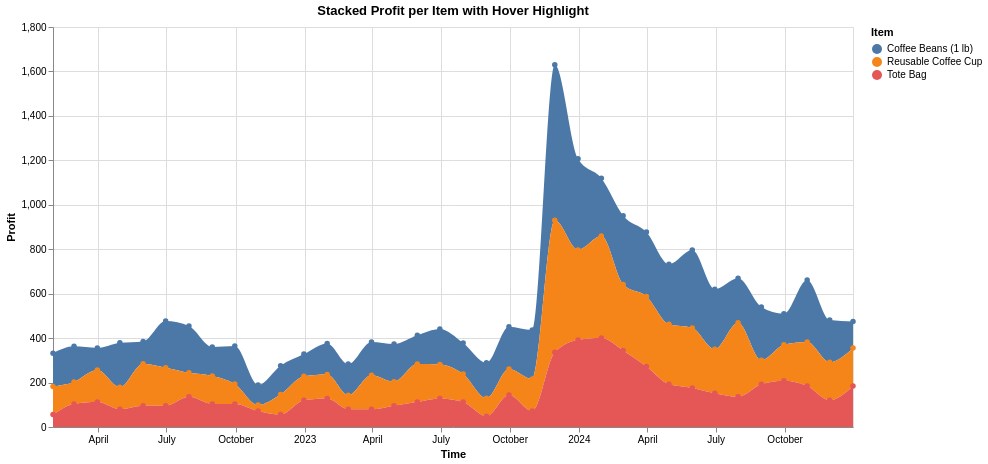

The notebook cell saved with this chart:
### Code cell
import altair as alt

# Create a selection that highlights the nearest item_name on hover
highlight = alt.selection_point(
    fields=['item_name'],
    nearest=True,
    on='mouseover',
    empty='all'  # allow no selection
)

stacked_hover_chart = alt.Chart(merch_data).mark_area(interpolate='monotone', point=True).encode(
    x=alt.X("date_time:T", title="Time"),
    y=alt.Y("profit:Q", title="Profit", stack='zero'),  # stacked
    color=alt.Color("item_name:N", title="Item"),
    tooltip=[
        alt.Tooltip("item_name:N", title="Item"),
        alt.Tooltip("date_time:T", title="Date"),
        alt.Tooltip("profit:Q", title="Profit")
    ],
    opacity=alt.condition(highlight, alt.value(1.0), alt.value(0.3))  # highlight hovered item
).add_params(
    highlight
).properties(
    width=800,
    height=400,
    title="Stacked Profit per Item with Hover Highlight"
)

stacked_hover_chart

### Figure 1 — Vega specification as saved in the notebook (floating-point values rounded to 4 significant figures)
{"$schema": "https://vega.github.io/schema/vega/v5.json", "data": [{"name": "param_24_store"}, {"name": "source_0"}, {"name": "data_0", "values": [{"date_time": "2022-01-31T00:00:00.000", "item_name": "Coffee Beans (1 lb)", "profit": 150.0, "profit_start": 182.0, "profit_end": 332.0}, {"date_time": "2022-01-31T00:00:00.000", "item_name": "Reusable Coffee Cup", "profit": 126.0, "profit_start": 56.0, "profit_end": 182.0}, {"date_time": "2022-01-31T00:00:00.000", "item_name": "Tote Bag", "profit": 56.0, "profit_start": 0.0, "profit_end": 56.0}, {"date_time": "2022-02-28T00:00:00.000", "item_name": "Coffee Beans (1 lb)", "profit": 160.0, "profit_start": 203.0, "profit_end": 363.0}, {"date_time": "2022-02-28T00:00:00.000", "item_name": "Reusable Coffee Cup", "profit": 99.0, "profit_start": 104.0, "profit_end": 203.0}, {"date_time": "2022-02-28T00:00:00.000", "item_name": "Tote Bag", "profit": 104.0, "profit_start": 0.0, "profit_end": 104.0}, {"date_time": "2022-03-31T00:00:00.000", "item_name": "Coffee Beans (1 lb)", "profit": 100.0, "profit_start": 256.0, "profit_end": 356.0}, {"date_time": "2022-03-31T00:00:00.000", "item_name": "Reusable Coffee Cup", "profit": 144.0, "profit_start": 112.0, "profit_end": 256.0}, {"date_time": "2022-03-31T00:00:00.000", "item_name": "Tote Bag", "profit": 112.0, "profit_start": 0.0, "profit_end": 112.0}, {"date_time": "2022-04-30T00:00:00.000", "item_name": "Coffee Beans (1 lb)", "profit": 200.0, "profit_start": 179.0, "profit_end": 379.0}, {"date_time": "2022-04-30T00:00:00.000", "item_name": "Reusable Coffee Cup", "profit": 99.0, "profit_start": 80.0, "profit_end": 179.0}, {"date_time": "2022-04-30T00:00:00.000", "item_name": "Tote Bag", "profit": 80.0, "profit_start": 0.0, "profit_end": 80.0}, {"date_time": "2022-05-31T00:00:00.000", "item_name": "Coffee Beans (1 lb)", "profit": 100.0, "profit_start": 285.0, "profit_end": 385.0}, {"date_time": "2022-05-31T00:00:00.000", "item_name": "Reusable Coffee Cup", "profit": 189.0, "profit_start": 96.0, "profit_end": 285.0}, {"date_time": "2022-05-31T00:00:00.000", "item_name": "Tote Bag", "profit": 96.0, "profit_start": 0.0, "profit_end": 96.0}, {"date_time": "2022-06-30T00:00:00.000", "item_name": "Coffee Beans (1 lb)", "profit": 210.0, "profit_start": 267.0, "profit_end": 477.0}, {"date_time": "2022-06-30T00:00:00.000", "item_name": "Reusable Coffee Cup", "profit": 171.0, "profit_start": 96.0, "profit_end": 267.0}, {"date_time": "2022-06-30T00:00:00.000", "item_name": "Tote Bag", "profit": 96.0, "profit_start": 0.0, "profit_end": 96.0}, {"date_time": "2022-07-31T00:00:00.000", "item_name": "Coffee Beans (1 lb)", "profit": 210.0, "profit_start": 244.0, "profit_end": 454.0}, {"date_time": "2022-07-31T00:00:00.000", "item_name": "Reusable Coffee Cup", "profit": 108.0, "profit_start": 136.0, "profit_end": 244.0}, {"date_time": "2022-07-31T00:00:00.000", "item_name": "Tote Bag", "profit": 136.0, "profit_start": 0.0, "profit_end": 136.0}, {"date_time": "2022-08-31T00:00:00.000", "item_name": "Coffee Beans (1 lb)", "profit": 130.0, "profit_start": 230.0, "profit_end": 360.0}, {"date_time": "2022-08-31T00:00:00.000", "item_name": "Reusable Coffee Cup", "profit": 126.0, "profit_start": 104.0, "profit_end": 230.0}, {"date_time": "2022-08-31T00:00:00.000", "item_name": "Tote Bag", "profit": 104.0, "profit_start": 0.0, "profit_end": 104.0}, {"date_time": "2022-09-30T00:00:00.000", "item_name": "Coffee Beans (1 lb)", "profit": 170.0, "profit_start": 194.0, "profit_end": 364.0}, {"date_time": "2022-09-30T00:00:00.000", "item_name": "Reusable Coffee Cup", "profit": 90.0, "profit_start": 104.0, "profit_end": 194.0}, {"date_time": "2022-09-30T00:00:00.000", "item_name": "Tote Bag", "profit": 104.0, "profit_start": 0.0, "profit_end": 104.0}, {"date_time": "2022-10-31T00:00:00.000", "item_name": "Coffee Beans (1 lb)", "profit": 90.0, "profit_start": 99.0, "profit_end": 189.0}, {"date_time": "2022-10-31T00:00:00.000", "item_name": "Reusable Coffee Cup", "profit": 27.0, "profit_start": 72.0, "profit_end": 99.0}, {"date_time": "2022-10-31T00:00:00.000", "item_name": "Tote Bag", "profit": 72.0, "profit_start": 0.0, "profit_end": 72.0}, {"date_time": "2022-11-30T00:00:00.000", "item_name": "Coffee Beans (1 lb)", "profit": 130.0, "profit_start": 146.0, "profit_end": 276.0}, {"date_time": "2022-11-30T00:00:00.000", "item_name": "Reusable Coffee Cup", "profit": 90.0, "profit_start": 56.0, "profit_end": 146.0}, {"date_time": "2022-11-30T00:00:00.000", "item_name": "Tote Bag", "profit": 56.0, "profit_start": 0.0, "profit_end": 56.0}, {"date_time": "2022-12-31T00:00:00.000", "item_name": "Coffee Beans (1 lb)", "profit": 100.0, "profit_start": 228.0, "profit_end": 328.0}, {"date_time": "2022-12-31T00:00:00.000", "item_name": "Reusable Coffee Cup", "profit": 108.0, "profit_start": 120.0, "profit_end": 228.0}, {"date_time": "2022-12-31T00:00:00.000", "item_name": "Tote Bag", "profit": 120.0, "profit_start": 0.0, "profit_end": 120.0}, {"date_time": "2023-01-31T00:00:00.000", "item_name": "Coffee Beans (1 lb)", "profit": 140.0, "profit_start": 236.0, "profit_end": 376.0}, {"date_time": "2023-01-31T00:00:00.000", "item_name": "Reusable Coffee Cup", "profit": 108.0, "profit_start": 128.0, "profit_end": 236.0}, {"date_time": "2023-01-31T00:00:00.000", "item_name": "Tote Bag", "profit": 128.0, "profit_start": 0.0, "profit_end": 128.0}, {"date_time": "2023-02-28T00:00:00.000", "item_name": "Coffee Beans (1 lb)", "profit": 140.0, "profit_start": 143.0, "profit_end": 283.0}, {"date_time": "2023-02-28T00:00:00.000", "item_name": "Reusable Coffee Cup", "profit": 63.0, "profit_start": 80.0, "profit_end": 143.0}, {"date_time": "2023-02-28T00:00:00.000", "item_name": "Tote Bag", "profit": 80.0, "profit_start": 0.0, "profit_end": 80.0}, {"date_time": "2023-03-31T00:00:00.000", "item_name": "Coffee Beans (1 lb)", "profit": 150.0, "profit_start": 233.0, "profit_end": 383.0}, {"date_time": "2023-03-31T00:00:00.000", "item_name": "Reusable Coffee Cup", "profit": 153.0, "profit_start": 80.0, "profit_end": 233.0}, {"date_time": "2023-03-31T00:00:00.000", "item_name": "Tote Bag", "profit": 80.0, "profit_start": 0.0, "profit_end": 80.0}, {"date_time": "2023-04-30T00:00:00.000", "item_name": "Coffee Beans (1 lb)", "profit": 170.0, "profit_start": 204.0, "profit_end": 374.0}, {"date_time": "2023-04-30T00:00:00.000", "item_name": "Reusable Coffee Cup", "profit": 108.0, "profit_start": 96.0, "profit_end": 204.0}, {"date_time": "2023-04-30T00:00:00.000", "item_name": "Tote Bag", "profit": 96.0, "profit_start": 0.0, "profit_end": 96.0}, {"date_time": "2023-05-31T00:00:00.000", "item_name": "Coffee Beans (1 lb)", "profit": 130.0, "profit_start": 283.0, "profit_end": 413.0}, {"date_time": "2023-05-31T00:00:00.000", "item_name": "Reusable Coffee Cup", "profit": 171.0, "profit_start": 112.0, "profit_end": 283.0}, {"date_time": "2023-05-31T00:00:00.000", "item_name": "Tote Bag", "profit": 112.0, "profit_start": 0.0, "profit_end": 112.0}, {"date_time": "2023-06-30T00:00:00.000", "item_name": "Coffee Beans (1 lb)", "profit": 160.0, "profit_start": 281.0, "profit_end": 441.0}, {"date_time": "2023-06-30T00:00:00.000", "item_name": "Reusable Coffee Cup", "profit": 153.0, "profit_start": 128.0, "profit_end": 281.0}, {"date_time": "2023-06-30T00:00:00.000", "item_name": "Tote Bag", "profit": 128.0, "profit_start": 0.0, "profit_end": 128.0}, {"date_time": "2023-07-31T00:00:00.000", "item_name": "Coffee Beans (1 lb)", "profit": 140.0, "profit_start": 238.0, "profit_end": 378.0}, {"date_time": "2023-07-31T00:00:00.000", "item_name": "Reusable Coffee Cup", "profit": 126.0, "profit_start": 112.0, "profit_end": 238.0}, {"date_time": "2023-07-31T00:00:00.000", "item_name": "Tote Bag", "profit": 112.0, "profit_start": 0.0, "profit_end": 112.0}, {"date_time": "2023-08-31T00:00:00.000", "item_name": "Coffee Beans (1 lb)", "profit": 160.0, "profit_start": 129.0, "profit_end": 289.0}, {"date_time": "2023-08-31T00:00:00.000", "item_name": "Reusable Coffee Cup", "profit": 81.0, "profit_start": 48.0, "profit_end": 129.0}, {"date_time": "2023-08-31T00:00:00.000", "item_name": "Tote Bag", "profit": 48.0, "profit_start": 0.0, "profit_end": 48.0}, {"date_time": "2023-09-30T00:00:00.000", "item_name": "Coffee Beans (1 lb)", "profit": 190.0, "profit_start": 261.0, "profit_end": 451.0}, {"date_time": "2023-09-30T00:00:00.000", "item_name": "Reusable Coffee Cup", "profit": 117.0, "profit_start": 144.0, "profit_end": 261.0}, {"date_time": "2023-09-30T00:00:00.000", "item_name": "Tote Bag", "profit": 144.0, "profit_start": 0.0, "profit_end": 144.0}, {"date_time": "2023-10-31T00:00:00.000", "item_name": "Coffee Beans (1 lb)", "profit": 220.0, "profit_start": 216.0, "profit_end": 436.0}, {"date_time": "2023-10-31T00:00:00.000", "item_name": "Reusable Coffee Cup", "profit": 144.0, "profit_start": 72.0, "profit_end": 216.0}, {"date_time": "2023-10-31T00:00:00.000", "item_name": "Tote Bag", "profit": 72.0, "profit_start": 0.0, "profit_end": 72.0}, {"date_time": "2023-11-30T00:00:00.000", "item_name": "Coffee Beans (1 lb)", "profit": 700.0, "profit_start": 930.0, "profit_end": 1630.0}, {"date_time": "2023-11-30T00:00:00.000", "item_name": "Reusable Coffee Cup", "profit": 594.0, "profit_start": 336.0, "profit_end": 930.0}, {"date_time": "2023-11-30T00:00:00.000", "item_name": "Tote Bag", "profit": 336.0, "profit_start": 0.0, "profit_end": 336.0}, {"date_time": "2023-12-31T00:00:00.000", "item_name": "Coffee Beans (1 lb)", "profit": 410.0, "profit_start": 797.0, "profit_end": 1207.0}, {"date_time": "2023-12-31T00:00:00.000", "item_name": "Reusable Coffee Cup", "profit": 405.0, "profit_start": 392.0, "profit_end": 797.0}, {"date_time": "2023-12-31T00:00:00.000", "item_name": "Tote Bag", "profit": 392.0, "profit_start": 0.0, "profit_end": 392.0}, {"date_time": "2024-01-31T00:00:00.000", "item_name": "Coffee Beans (1 lb)", "profit": 260.0, "profit_start": 859.0, "profit_end": 1119.0}, {"date_time": "2024-01-31T00:00:00.000", "item_name": "Reusable Coffee Cup", "profit": 459.0, "profit_start": 400.0, "profit_end": 859.0}, {"date_time": "2024-01-31T00:00:00.000", "item_name": "Tote Bag", "profit": 400.0, "profit_start": 0.0, "profit_end": 400.0}, {"date_time": "2024-02-29T00:00:00.000", "item_name": "Coffee Beans (1 lb)", "profit": 310.0, "profit_start": 641.0, "profit_end": 951.0}, {"date_time": "2024-02-29T00:00:00.000", "item_name": "Reusable Coffee Cup", "profit": 297.0, "profit_start": 344.0, "profit_end": 641.0}, {"date_time": "2024-02-29T00:00:00.000", "item_name": "Tote Bag", "profit": 344.0, "profit_start": 0.0, "profit_end": 344.0}, {"date_time": "2024-03-31T00:00:00.000", "item_name": "Coffee Beans (1 lb)", "profit": 290.0, "profit_start": 587.0, "profit_end": 877.0}, {"date_time": "2024-03-31T00:00:00.000", "item_name": "Reusable Coffee Cup", "profit": 315.0, "profit_start": 272.0, "profit_end": 587.0}, {"date_time": "2024-03-31T00:00:00.000", "item_name": "Tote Bag", "profit": 272.0, "profit_start": 0.0, "profit_end": 272.0}, {"date_time": "2024-04-30T00:00:00.000", "item_name": "Coffee Beans (1 lb)", "profit": 270.0, "profit_start": 462.0, "profit_end": 732.0}, {"date_time": "2024-04-30T00:00:00.000", "item_name": "Reusable Coffee Cup", "profit": 270.0, "profit_start": 192.0, "profit_end": 462.0}, {"date_time": "2024-04-30T00:00:00.000", "item_name": "Tote Bag", "profit": 192.0, "profit_start": 0.0, "profit_end": 192.0}, {"date_time": "2024-05-31T00:00:00.000", "item_name": "Coffee Beans (1 lb)", "profit": 350.0, "profit_start": 446.0, "profit_end": 796.0}, {"date_time": "2024-05-31T00:00:00.000", "item_name": "Reusable Coffee Cup", "profit": 270.0, "profit_start": 176.0, "profit_end": 446.0}, {"date_time": "2024-05-31T00:00:00.000", "item_name": "Tote Bag", "profit": 176.0, "profit_start": 0.0, "profit_end": 176.0}, {"date_time": "2024-06-30T00:00:00.000", "item_name": "Coffee Beans (1 lb)", "profit": 270.0, "profit_start": 350.0, "profit_end": 620.0}, {"date_time": "2024-06-30T00:00:00.000", "item_name": "Reusable Coffee Cup", "profit": 198.0, "profit_start": 152.0, "profit_end": 350.0}, {"date_time": "2024-06-30T00:00:00.000", "item_name": "Tote Bag", "profit": 152.0, "profit_start": 0.0, "profit_end": 152.0}, {"date_time": "2024-07-31T00:00:00.000", "item_name": "Coffee Beans (1 lb)", "profit": 200.0, "profit_start": 469.0, "profit_end": 669.0}, {"date_time": "2024-07-31T00:00:00.000", "item_name": "Reusable Coffee Cup", "profit": 333.0, "profit_start": 136.0, "profit_end": 469.0}, {"date_time": "2024-07-31T00:00:00.000", "item_name": "Tote Bag", "profit": 136.0, "profit_start": 0.0, "profit_end": 136.0}, {"date_time": "2024-08-31T00:00:00.000", "item_name": "Coffee Beans (1 lb)", "profit": 240.0, "profit_start": 300.0, "profit_end": 540.0}, {"date_time": "2024-08-31T00:00:00.000", "item_name": "Reusable Coffee Cup", "profit": 108.0, "profit_start": 192.0, "profit_end": 300.0}, {"date_time": "2024-08-31T00:00:00.000", "item_name": "Tote Bag", "profit": 192.0, "profit_start": 0.0, "profit_end": 192.0}, {"date_time": "2024-09-30T00:00:00.000", "item_name": "Coffee Beans (1 lb)", "profit": 140.0, "profit_start": 370.0, "profit_end": 510.0}, {"date_time": "2024-09-30T00:00:00.000", "item_name": "Reusable Coffee Cup", "profit": 162.0, "profit_start": 208.0, "profit_end": 370.0}, {"date_time": "2024-09-30T00:00:00.000", "item_name": "Tote Bag", "profit": 208.0, "profit_start": 0.0, "profit_end": 208.0}, {"date_time": "2024-10-31T00:00:00.000", "item_name": "Coffee Beans (1 lb)", "profit": 280.0, "profit_start": 382.0, "profit_end": 662.0}, {"date_time": "2024-10-31T00:00:00.000", "item_name": "Reusable Coffee Cup", "profit": 198.0, "profit_start": 184.0, "profit_end": 382.0}, {"date_time": "2024-10-31T00:00:00.000", "item_name": "Tote Bag", "profit": 184.0, "profit_start": 0.0, "profit_end": 184.0}, {"date_time": "2024-11-30T00:00:00.000", "item_name": "Coffee Beans (1 lb)", "profit": 190.0, "profit_start": 291.0, "profit_end": 481.0}, {"date_time": "2024-11-30T00:00:00.000", "item_name": "Reusable Coffee Cup", "profit": 171.0, "profit_start": 120.0, "profit_end": 291.0}, {"date_time": "2024-11-30T00:00:00.000", "item_name": "Tote Bag", "profit": 120.0, "profit_start": 0.0, "profit_end": 120.0}, {"date_time": "2024-12-31T00:00:00.000", "item_name": "Coffee Beans (1 lb)", "profit": 120.0, "profit_start": 355.0, "profit_end": 475.0}, {"date_time": "2024-12-31T00:00:00.000", "item_name": "Reusable Coffee Cup", "profit": 171.0, "profit_start": 184.0, "profit_end": 355.0}, {"date_time": "2024-12-31T00:00:00.000", "item_name": "Tote Bag", "profit": 184.0, "profit_start": 0.0, "profit_end": 184.0}], "transform": [{"type": "formula", "expr": "toDate(datum['date_time'])", "as": "date_time"}]}, {"name": "data_1", "values": [{"date_time": "2022-01-31T00:00:00.000", "item_name": "Coffee Beans (1 lb)", "profit": 150.0, "profit_end": 332.0, "profit_start": 182.0}, {"date_time": "2022-01-31T00:00:00.000", "item_name": "Reusable Coffee Cup", "profit": 126.0, "profit_end": 182.0, "profit_start": 56.0}, {"date_time": "2022-01-31T00:00:00.000", "item_name": "Tote Bag", "profit": 56.0, "profit_end": 56.0, "profit_start": 0.0}, {"date_time": "2022-02-28T00:00:00.000", "item_name": "Coffee Beans (1 lb)", "profit": 160.0, "profit_end": 363.0, "profit_start": 203.0}, {"date_time": "2022-02-28T00:00:00.000", "item_name": "Reusable Coffee Cup", "profit": 99.0, "profit_end": 203.0, "profit_start": 104.0}, {"date_time": "2022-02-28T00:00:00.000", "item_name": "Tote Bag", "profit": 104.0, "profit_end": 104.0, "profit_start": 0.0}, {"date_time": "2022-03-31T00:00:00.000", "item_name": "Coffee Beans (1 lb)", "profit": 100.0, "profit_end": 356.0, "profit_start": 256.0}, {"date_time": "2022-03-31T00:00:00.000", "item_name": "Reusable Coffee Cup", "profit": 144.0, "profit_end": 256.0, "profit_start": 112.0}, {"date_time": "2022-03-31T00:00:00.000", "item_name": "Tote Bag", "profit": 112.0, "profit_end": 112.0, "profit_start": 0.0}, {"date_time": "2022-04-30T00:00:00.000", "item_name": "Coffee Beans (1 lb)", "profit": 200.0, "profit_end": 379.0, "profit_start": 179.0}, {"date_time": "2022-04-30T00:00:00.000", "item_name": "Reusable Coffee Cup", "profit": 99.0, "profit_end": 179.0, "profit_start": 80.0}, {"date_time": "2022-04-30T00:00:00.000", "item_name": "Tote Bag", "profit": 80.0, "profit_end": 80.0, "profit_start": 0.0}, {"date_time": "2022-05-31T00:00:00.000", "item_name": "Coffee Beans (1 lb)", "profit": 100.0, "profit_end": 385.0, "profit_start": 285.0}, {"date_time": "2022-05-31T00:00:00.000", "item_name": "Reusable Coffee Cup", "profit": 189.0, "profit_end": 285.0, "profit_start": 96.0}, {"date_time": "2022-05-31T00:00:00.000", "item_name": "Tote Bag", "profit": 96.0, "profit_end": 96.0, "profit_start": 0.0}, {"date_time": "2022-06-30T00:00:00.000", "item_name": "Coffee Beans (1 lb)", "profit": 210.0, "profit_end": 477.0, "profit_start": 267.0}, {"date_time": "2022-06-30T00:00:00.000", "item_name": "Reusable Coffee Cup", "profit": 171.0, "profit_end": 267.0, "profit_start": 96.0}, {"date_time": "2022-06-30T00:00:00.000", "item_name": "Tote Bag", "profit": 96.0, "profit_end": 96.0, "profit_start": 0.0}, {"date_time": "2022-07-31T00:00:00.000", "item_name": "Coffee Beans (1 lb)", "profit": 210.0, "profit_end": 454.0, "profit_start": 244.0}, {"date_time": "2022-07-31T00:00:00.000", "item_name": "Reusable Coffee Cup", "profit": 108.0, "profit_end": 244.0, "profit_start": 136.0}, {"date_time": "2022-07-31T00:00:00.000", "item_name": "Tote Bag", "profit": 136.0, "profit_end": 136.0, "profit_start": 0.0}, {"date_time": "2022-08-31T00:00:00.000", "item_name": "Coffee Beans (1 lb)", "profit": 130.0, "profit_end": 360.0, "profit_start": 230.0}, {"date_time": "2022-08-31T00:00:00.000", "item_name": "Reusable Coffee Cup", "profit": 126.0, "profit_end": 230.0, "profit_start": 104.0}, {"date_time": "2022-08-31T00:00:00.000", "item_name": "Tote Bag", "profit": 104.0, "profit_end": 104.0, "profit_start": 0.0}, {"date_time": "2022-09-30T00:00:00.000", "item_name": "Coffee Beans (1 lb)", "profit": 170.0, "profit_end": 364.0, "profit_start": 194.0}, {"date_time": "2022-09-30T00:00:00.000", "item_name": "Reusable Coffee Cup", "profit": 90.0, "profit_end": 194.0, "profit_start": 104.0}, {"date_time": "2022-09-30T00:00:00.000", "item_name": "Tote Bag", "profit": 104.0, "profit_end": 104.0, "profit_start": 0.0}, {"date_time": "2022-10-31T00:00:00.000", "item_name": "Coffee Beans (1 lb)", "profit": 90.0, "profit_end": 189.0, "profit_start": 99.0}, {"date_time": "2022-10-31T00:00:00.000", "item_name": "Reusable Coffee Cup", "profit": 27.0, "profit_end": 99.0, "profit_start": 72.0}, {"date_time": "2022-10-31T00:00:00.000", "item_name": "Tote Bag", "profit": 72.0, "profit_end": 72.0, "profit_start": 0.0}, {"date_time": "2022-11-30T00:00:00.000", "item_name": "Coffee Beans (1 lb)", "profit": 130.0, "profit_end": 276.0, "profit_start": 146.0}, {"date_time": "2022-11-30T00:00:00.000", "item_name": "Reusable Coffee Cup", "profit": 90.0, "profit_end": 146.0, "profit_start": 56.0}, {"date_time": "2022-11-30T00:00:00.000", "item_name": "Tote Bag", "profit": 56.0, "profit_end": 56.0, "profit_start": 0.0}, {"date_time": "2022-12-31T00:00:00.000", "item_name": "Coffee Beans (1 lb)", "profit": 100.0, "profit_end": 328.0, "profit_start": 228.0}, {"date_time": "2022-12-31T00:00:00.000", "item_name": "Reusable Coffee Cup", "profit": 108.0, "profit_end": 228.0, "profit_start": 120.0}, {"date_time": "2022-12-31T00:00:00.000", "item_name": "Tote Bag", "profit": 120.0, "profit_end": 120.0, "profit_start": 0.0}, {"date_time": "2023-01-31T00:00:00.000", "item_name": "Coffee Beans (1 lb)", "profit": 140.0, "profit_end": 376.0, "profit_start": 236.0}, {"date_time": "2023-01-31T00:00:00.000", "item_name": "Reusable Coffee Cup", "profit": 108.0, "profit_end": 236.0, "profit_start": 128.0}, {"date_time": "2023-01-31T00:00:00.000", "item_name": "Tote Bag", "profit": 128.0, "profit_end": 128.0, "profit_start": 0.0}, {"date_time": "2023-02-28T00:00:00.000", "item_name": "Coffee Beans (1 lb)", "profit": 140.0, "profit_end": 283.0, "profit_start": 143.0}, {"date_time": "2023-02-28T00:00:00.000", "item_name": "Reusable Coffee Cup", "profit": 63.0, "profit_end": 143.0, "profit_start": 80.0}, {"date_time": "2023-02-28T00:00:00.000", "item_name": "Tote Bag", "profit": 80.0, "profit_end": 80.0, "profit_start": 0.0}, {"date_time": "2023-03-31T00:00:00.000", "item_name": "Coffee Beans (1 lb)", "profit": 150.0, "profit_end": 383.0, "profit_start": 233.0}, {"date_time": "2023-03-31T00:00:00.000", "item_name": "Reusable Coffee Cup", "profit": 153.0, "profit_end": 233.0, "profit_start": 80.0}, {"date_time": "2023-03-31T00:00:00.000", "item_name": "Tote Bag", "profit": 80.0, "profit_end": 80.0, "profit_start": 0.0}, {"date_time": "2023-04-30T00:00:00.000", "item_name": "Coffee Beans (1 lb)", "profit": 170.0, "profit_end": 374.0, "profit_start": 204.0}, {"date_time": "2023-04-30T00:00:00.000", "item_name": "Reusable Coffee Cup", "profit": 108.0, "profit_end": 204.0, "profit_start": 96.0}, {"date_time": "2023-04-30T00:00:00.000", "item_name": "Tote Bag", "profit": 96.0, "profit_end": 96.0, "profit_start": 0.0}, {"date_time": "2023-05-31T00:00:00.000", "item_name": "Coffee Beans (1 lb)", "profit": 130.0, "profit_end": 413.0, "profit_start": 283.0}, {"date_time": "2023-05-31T00:00:00.000", "item_name": "Reusable Coffee Cup", "profit": 171.0, "profit_end": 283.0, "profit_start": 112.0}, {"date_time": "2023-05-31T00:00:00.000", "item_name": "Tote Bag", "profit": 112.0, "profit_end": 112.0, "profit_start": 0.0}, {"date_time": "2023-06-30T00:00:00.000", "item_name": "Coffee Beans (1 lb)", "profit": 160.0, "profit_end": 441.0, "profit_start": 281.0}, {"date_time": "2023-06-30T00:00:00.000", "item_name": "Reusable Coffee Cup", "profit": 153.0, "profit_end": 281.0, "profit_start": 128.0}, {"date_time": "2023-06-30T00:00:00.000", "item_name": "Tote Bag", "profit": 128.0, "profit_end": 128.0, "profit_start": 0.0}, {"date_time": "2023-07-31T00:00:00.000", "item_name": "Coffee Beans (1 lb)", "profit": 140.0, "profit_end": 378.0, "profit_start": 238.0}, {"date_time": "2023-07-31T00:00:00.000", "item_name": "Reusable Coffee Cup", "profit": 126.0, "profit_end": 238.0, "profit_start": 112.0}, {"date_time": "2023-07-31T00:00:00.000", "item_name": "Tote Bag", "profit": 112.0, "profit_end": 112.0, "profit_start": 0.0}, {"date_time": "2023-08-31T00:00:00.000", "item_name": "Coffee Beans (1 lb)", "profit": 160.0, "profit_end": 289.0, "profit_start": 129.0}, {"date_time": "2023-08-31T00:00:00.000", "item_name": "Reusable Coffee Cup", "profit": 81.0, "profit_end": 129.0, "profit_start": 48.0}, {"date_time": "2023-08-31T00:00:00.000", "item_name": "Tote Bag", "profit": 48.0, "profit_end": 48.0, "profit_start": 0.0}, {"date_time": "2023-09-30T00:00:00.000", "item_name": "Coffee Beans (1 lb)", "profit": 190.0, "profit_end": 451.0, "profit_start": 261.0}, {"date_time": "2023-09-30T00:00:00.000", "item_name": "Reusable Coffee Cup", "profit": 117.0, "profit_end": 261.0, "profit_start": 144.0}, {"date_time": "2023-09-30T00:00:00.000", "item_name": "Tote Bag", "profit": 144.0, "profit_end": 144.0, "profit_start": 0.0}, {"date_time": "2023-10-31T00:00:00.000", "item_name": "Coffee Beans (1 lb)", "profit": 220.0, "profit_end": 436.0, "profit_start": 216.0}, {"date_time": "2023-10-31T00:00:00.000", "item_name": "Reusable Coffee Cup", "profit": 144.0, "profit_end": 216.0, "profit_start": 72.0}, {"date_time": "2023-10-31T00:00:00.000", "item_name": "Tote Bag", "profit": 72.0, "profit_end": 72.0, "profit_start": 0.0}, {"date_time": "2023-11-30T00:00:00.000", "item_name": "Coffee Beans (1 lb)", "profit": 700.0, "profit_end": 1630.0, "profit_start": 930.0}, {"date_time": "2023-11-30T00:00:00.000", "item_name": "Reusable Coffee Cup", "profit": 594.0, "profit_end": 930.0, "profit_start": 336.0}, {"date_time": "2023-11-30T00:00:00.000", "item_name": "Tote Bag", "profit": 336.0, "profit_end": 336.0, "profit_start": 0.0}, {"date_time": "2023-12-31T00:00:00.000", "item_name": "Coffee Beans (1 lb)", "profit": 410.0, "profit_end": 1207.0, "profit_start": 797.0}, {"date_time": "2023-12-31T00:00:00.000", "item_name": "Reusable Coffee Cup", "profit": 405.0, "profit_end": 797.0, "profit_start": 392.0}, {"date_time": "2023-12-31T00:00:00.000", "item_name": "Tote Bag", "profit": 392.0, "profit_end": 392.0, "profit_start": 0.0}, {"date_time": "2024-01-31T00:00:00.000", "item_name": "Coffee Beans (1 lb)", "profit": 260.0, "profit_end": 1119.0, "profit_start": 859.0}, {"date_time": "2024-01-31T00:00:00.000", "item_name": "Reusable Coffee Cup", "profit": 459.0, "profit_end": 859.0, "profit_start": 400.0}, {"date_time": "2024-01-31T00:00:00.000", "item_name": "Tote Bag", "profit": 400.0, "profit_end": 400.0, "profit_start": 0.0}, {"date_time": "2024-02-29T00:00:00.000", "item_name": "Coffee Beans (1 lb)", "profit": 310.0, "profit_end": 951.0, "profit_start": 641.0}, {"date_time": "2024-02-29T00:00:00.000", "item_name": "Reusable Coffee Cup", "profit": 297.0, "profit_end": 641.0, "profit_start": 344.0}, {"date_time": "2024-02-29T00:00:00.000", "item_name": "Tote Bag", "profit": 344.0, "profit_end": 344.0, "profit_start": 0.0}, {"date_time": "2024-03-31T00:00:00.000", "item_name": "Coffee Beans (1 lb)", "profit": 290.0, "profit_end": 877.0, "profit_start": 587.0}, {"date_time": "2024-03-31T00:00:00.000", "item_name": "Reusable Coffee Cup", "profit": 315.0, "profit_end": 587.0, "profit_start": 272.0}, {"date_time": "2024-03-31T00:00:00.000", "item_name": "Tote Bag", "profit": 272.0, "profit_end": 272.0, "profit_start": 0.0}, {"date_time": "2024-04-30T00:00:00.000", "item_name": "Coffee Beans (1 lb)", "profit": 270.0, "profit_end": 732.0, "profit_start": 462.0}, {"date_time": "2024-04-30T00:00:00.000", "item_name": "Reusable Coffee Cup", "profit": 270.0, "profit_end": 462.0, "profit_start": 192.0}, {"date_time": "2024-04-30T00:00:00.000", "item_name": "Tote Bag", "profit": 192.0, "profit_end": 192.0, "profit_start": 0.0}, {"date_time": "2024-05-31T00:00:00.000", "item_name": "Coffee Beans (1 lb)", "profit": 350.0, "profit_end": 796.0, "profit_start": 446.0}, {"date_time": "2024-05-31T00:00:00.000", "item_name": "Reusable Coffee Cup", "profit": 270.0, "profit_end": 446.0, "profit_start": 176.0}, {"date_time": "2024-05-31T00:00:00.000", "item_name": "Tote Bag", "profit": 176.0, "profit_end": 176.0, "profit_start": 0.0}, {"date_time": "2024-06-30T00:00:00.000", "item_name": "Coffee Beans (1 lb)", "profit": 270.0, "profit_end": 620.0, "profit_start": 350.0}, {"date_time": "2024-06-30T00:00:00.000", "item_name": "Reusable Coffee Cup", "profit": 198.0, "profit_end": 350.0, "profit_start": 152.0}, {"date_time": "2024-06-30T00:00:00.000", "item_name": "Tote Bag", "profit": 152.0, "profit_end": 152.0, "profit_start": 0.0}, {"date_time": "2024-07-31T00:00:00.000", "item_name": "Coffee Beans (1 lb)", "profit": 200.0, "profit_end": 669.0, "profit_start": 469.0}, {"date_time": "2024-07-31T00:00:00.000", "item_name": "Reusable Coffee Cup", "profit": 333.0, "profit_end": 469.0, "profit_start": 136.0}, {"date_time": "2024-07-31T00:00:00.000", "item_name": "Tote Bag", "profit": 136.0, "profit_end": 136.0, "profit_start": 0.0}, {"date_time": "2024-08-31T00:00:00.000", "item_name": "Coffee Beans (1 lb)", "profit": 240.0, "profit_end": 540.0, "profit_start": 300.0}, {"date_time": "2024-08-31T00:00:00.000", "item_name": "Reusable Coffee Cup", "profit": 108.0, "profit_end": 300.0, "profit_start": 192.0}, {"date_time": "2024-08-31T00:00:00.000", "item_name": "Tote Bag", "profit": 192.0, "profit_end": 192.0, "profit_start": 0.0}, {"date_time": "2024-09-30T00:00:00.000", "item_name": "Coffee Beans (1 lb)", "profit": 140.0, "profit_end": 510.0, "profit_start": 370.0}, {"date_time": "2024-09-30T00:00:00.000", "item_name": "Reusable Coffee Cup", "profit": 162.0, "profit_end": 370.0, "profit_start": 208.0}, {"date_time": "2024-09-30T00:00:00.000", "item_name": "Tote Bag", "profit": 208.0, "profit_end": 208.0, "profit_start": 0.0}, {"date_time": "2024-10-31T00:00:00.000", "item_name": "Coffee Beans (1 lb)", "profit": 280.0, "profit_end": 662.0, "profit_start": 382.0}, {"date_time": "2024-10-31T00:00:00.000", "item_name": "Reusable Coffee Cup", "profit": 198.0, "profit_end": 382.0, "profit_start": 184.0}, {"date_time": "2024-10-31T00:00:00.000", "item_name": "Tote Bag", "profit": 184.0, "profit_end": 184.0, "profit_start": 0.0}, {"date_time": "2024-11-30T00:00:00.000", "item_name": "Coffee Beans (1 lb)", "profit": 190.0, "profit_end": 481.0, "profit_start": 291.0}, {"date_time": "2024-11-30T00:00:00.000", "item_name": "Reusable Coffee Cup", "profit": 171.0, "profit_end": 291.0, "profit_start": 120.0}, {"date_time": "2024-11-30T00:00:00.000", "item_name": "Tote Bag", "profit": 120.0, "profit_end": 120.0, "profit_start": 0.0}, {"date_time": "2024-12-31T00:00:00.000", "item_name": "Coffee Beans (1 lb)", "profit": 120.0, "profit_end": 475.0, "profit_start": 355.0}, {"date_time": "2024-12-31T00:00:00.000", "item_name": "Reusable Coffee Cup", "profit": 171.0, "profit_end": 355.0, "profit_start": 184.0}, {"date_time": "2024-12-31T00:00:00.000", "item_name": "Tote Bag", "profit": 184.0, "profit_end": 184.0, "profit_start": 0.0}], "transform": [{"type": "formula", "expr": "toDate(datum['date_time'])", "as": "date_time"}]}, {"name": "data_0_color_domain_item_name_0", "values": [{"item_name": "Coffee Beans (1 lb)"}, {"item_name": "Reusable Coffee Cup"}, {"item_name": "Tote Bag"}]}, {"name": "data_1_color_domain_item_name_1", "values": [{"item_name": "Coffee Beans (1 lb)"}, {"item_name": "Reusable Coffee Cup"}, {"item_name": "Tote Bag"}]}], "signals": [{"name": "unit", "value": {}, "on": [{"events": "pointermove", "update": "isTuple(group()) ? group() : unit"}]}, {"name": "param_24", "update": "vlSelectionResolve(\"param_24_store\", \"union\", true, true)"}, {"name": "param_24_tuple", "on": [{"events": [{"source": "scope", "markname": "layer_0_voronoi", "type": "mouseover"}], "update": "datum && item().mark.marktype !== 'group' && indexof(item().mark.role, 'legend') < 0 ? {unit: \"layer_0\", fields: param_24_tuple_fields, values: [(item().isVoronoi ? datum.datum : datum)[\"item_name\"]]} : null", "force": true}, {"events": [{"source": "view", "type": "dblclick"}], "update": "null"}]}, {"name": "param_24_tuple_fields", "value": [{"type": "E", "field": "item_name"}]}, {"name": "param_24_toggle", "value": false, "on": [{"events": [{"source": "scope", "markname": "layer_0_voronoi", "type": "mouseover"}], "update": "event.shiftKey"}, {"events": [{"source": "view", "type": "dblclick"}], "update": "false"}]}, {"name": "param_24_modify", "on": [{"events": {"signal": "param_24_tuple"}, "update": "modify(\"param_24_store\", param_24_toggle ? null : param_24_tuple, param_24_toggle ? null : true, param_24_toggle ? param_24_tuple : null)"}]}], "marks": [{"type": "group", "name": "layer_0_pathgroup", "from": {"facet": {"data": "data_0", "name": "faceted_path_layer_0_main", "groupby": ["item_name"]}}, "encode": {"update": {"width": {"field": {"signal": null, "datum": null, "group": "width", "parent": null}}, "height": {"field": {"signal": null, "datum": null, "group": "height", "parent": null}}}}, "marks": [{"type": "area", "name": "layer_0_marks", "from": {"data": "faceted_path_layer_0_main"}, "sort": {"field": "x"}, "encode": {"update": {"orient": {"value": "vertical"}, "interpolate": {"value": "monotone"}, "fill": {"field": "item_name", "scale": "color"}, "x": {"field": "date_time", "scale": "x"}, "opacity": [{"value": 1, "test": "!length(data(\"param_24_store\")) || vlSelectionTest(\"param_24_store\", datum)"}, {"value": 0.3}], "tooltip": {"signal": "{\"Item\": isValid(datum[\"item_name\"]) ? datum[\"item_name\"] : \"\"+datum[\"item_name\"], \"Date\": timeFormat(datum[\"date_time\"], '%b %d, %Y'), \"Profit\": format(datum[\"profit\"], \"\")}"}, "y": {"field": "profit_end", "scale": "y"}, "y2": {"field": "profit_start", "scale": "y"}, "defined": {"signal": "isValid(datum[\"date_time\"]) && isFinite(+datum[\"date_time\"]) && isValid(datum[\"profit\"]) && isFinite(+datum[\"profit\"])"}}}, "style": ["area"], "interactive": true}]}, {"type": "symbol", "name": "layer_1_marks", "from": {"data": "data_1"}, "encode": {"update": {"opacity": [{"value": 1, "test": "!length(data(\"param_24_store\")) || vlSelectionTest(\"param_24_store\", datum)"}, {"value": 0.3}], "x": {"field": "date_time", "scale": "x"}, "y": {"field": "profit_end", "scale": "y"}, "tooltip": {"signal": "{\"Item\": isValid(datum[\"item_name\"]) ? datum[\"item_name\"] : \"\"+datum[\"item_name\"], \"Date\": timeFormat(datum[\"date_time\"], '%b %d, %Y'), \"Profit\": format(datum[\"profit\"], \"\")}"}, "fill": {"field": "item_name", "scale": "color"}}}, "style": ["point"], "interactive": true}], "scales": [{"name": "x", "type": "time", "domain": {"fields": [{"data": "data_0", "field": "date_time"}, {"data": "data_1", "field": "date_time"}]}, "range": [0, {"signal": "width"}]}, {"name": "y", "type": "linear", "domain": {"fields": [{"data": "data_0", "field": "profit_start"}, {"data": "data_0", "field": "profit_end"}, {"data": "data_1", "field": "profit_start"}, {"data": "data_1", "field": "profit_end"}]}, "range": [{"signal": "height"}, 0], "zero": true, "nice": true}, {"name": "color", "type": "ordinal", "domain": {"fields": [{"data": "data_0_color_domain_item_name_0", "field": "item_name"}, {"data": "data_1_color_domain_item_name_1", "field": "item_name"}], "sort": true}, "range": "category"}], "axes": [{"scale": "x", "tickCount": {"signal": "ceil(width/40)"}, "ticks": false, "zindex": 0, "orient": "bottom", "maxExtent": 0, "labels": false, "minExtent": 0, "aria": false, "gridScale": "y", "domain": false, "grid": true}, {"scale": "y", "maxExtent": 0, "aria": false, "minExtent": 0, "labels": false, "gridScale": "x", "grid": true, "tickCount": {"signal": "ceil(height/40)"}, "orient": "left", "ticks": false, "zindex": 0, "domain": false}, {"scale": "x", "labelOverlap": true, "zindex": 0, "labelFlush": true, "tickCount": {"signal": "ceil(width/40)"}, "grid": false, "orient": "bottom", "title": "Time"}, {"scale": "y", "orient": "left", "tickCount": {"signal": "ceil(height/40)"}, "title": "Profit", "labelOverlap": true, "grid": false, "zindex": 0}], "title": {"text": "Stacked Profit per Item with Hover Highlight", "frame": "group"}, "style": "cell", "legends": [{"title": "Item", "fill": "color", "symbolType": "circle", "encode": {"symbols": {"update": {"opacity": {"value": 1}}}}}], "width": 800, "padding": 5, "height": 400, "background": "white"}
